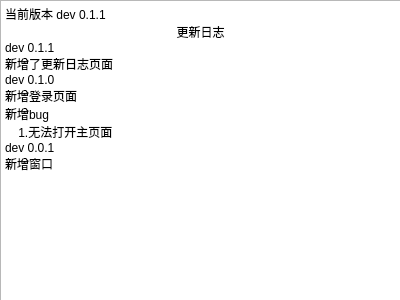
<?xml version="1.0" encoding="UTF-8"?>
<ui version="4.0">
 <class>Form</class>
 <widget class="QWidget" name="Form">
  <property name="geometry">
   <rect>
    <x>0</x>
    <y>0</y>
    <width>400</width>
    <height>300</height>
   </rect>
  </property>
  <property name="windowTitle">
   <string>Form</string>
  </property>
  <widget class="QTextBrowser" name="textBrowser">
   <property name="geometry">
    <rect>
     <x>0</x>
     <y>0</y>
     <width>401</width>
     <height>301</height>
    </rect>
   </property>
   <property name="html">
    <string>&lt;!DOCTYPE HTML PUBLIC &quot;-//W3C//DTD HTML 4.0//EN&quot; &quot;http://www.w3.org/TR/REC-html40/strict.dtd&quot;&gt;
&lt;html&gt;&lt;head&gt;&lt;meta name=&quot;qrichtext&quot; content=&quot;1&quot; /&gt;&lt;meta charset=&quot;utf-8&quot; /&gt;&lt;style type=&quot;text/css&quot;&gt;
p, li { white-space: pre-wrap; }
hr { height: 1px; border-width: 0; }
li.unchecked::marker { content: &quot;\2610&quot;; }
li.checked::marker { content: &quot;\2612&quot;; }
&lt;/style&gt;&lt;/head&gt;&lt;body style=&quot; font-family:'Microsoft YaHei UI'; font-size:9pt; font-weight:400; font-style:normal;&quot;&gt;
&lt;p style=&quot; margin-top:0px; margin-bottom:0px; margin-left:0px; margin-right:0px; -qt-block-indent:0; text-indent:0px;&quot;&gt;当前版本 dev 0.1.1&lt;/p&gt;
&lt;p align=&quot;center&quot; style=&quot; margin-top:0px; margin-bottom:0px; margin-left:0px; margin-right:0px; -qt-block-indent:0; text-indent:0px;&quot;&gt;更新日志&lt;/p&gt;
&lt;p style=&quot; margin-top:0px; margin-bottom:0px; margin-left:0px; margin-right:0px; -qt-block-indent:0; text-indent:0px;&quot;&gt;dev 0.1.1&lt;/p&gt;
&lt;p style=&quot; margin-top:0px; margin-bottom:0px; margin-left:0px; margin-right:0px; -qt-block-indent:0; text-indent:0px;&quot;&gt;新增了更新日志页面&lt;/p&gt;
&lt;p style=&quot; margin-top:0px; margin-bottom:0px; margin-left:0px; margin-right:0px; -qt-block-indent:0; text-indent:0px;&quot;&gt;dev 0.1.0&lt;/p&gt;
&lt;p style=&quot; margin-top:0px; margin-bottom:0px; margin-left:0px; margin-right:0px; -qt-block-indent:0; text-indent:0px;&quot;&gt;新增登录页面&lt;/p&gt;
&lt;p style=&quot; margin-top:0px; margin-bottom:0px; margin-left:0px; margin-right:0px; -qt-block-indent:0; text-indent:0px;&quot;&gt;新增bug&lt;/p&gt;
&lt;p style=&quot; margin-top:0px; margin-bottom:0px; margin-left:0px; margin-right:0px; -qt-block-indent:0; text-indent:0px;&quot;&gt;    1.无法打开主页面&lt;/p&gt;
&lt;p style=&quot; margin-top:0px; margin-bottom:0px; margin-left:0px; margin-right:0px; -qt-block-indent:0; text-indent:0px;&quot;&gt;dev 0.0.1&lt;/p&gt;
&lt;p style=&quot; margin-top:0px; margin-bottom:0px; margin-left:0px; margin-right:0px; -qt-block-indent:0; text-indent:0px;&quot;&gt;新增窗口&lt;/p&gt;&lt;/body&gt;&lt;/html&gt;</string>
   </property>
  </widget>
 </widget>
 <resources/>
 <connections/>
</ui>
